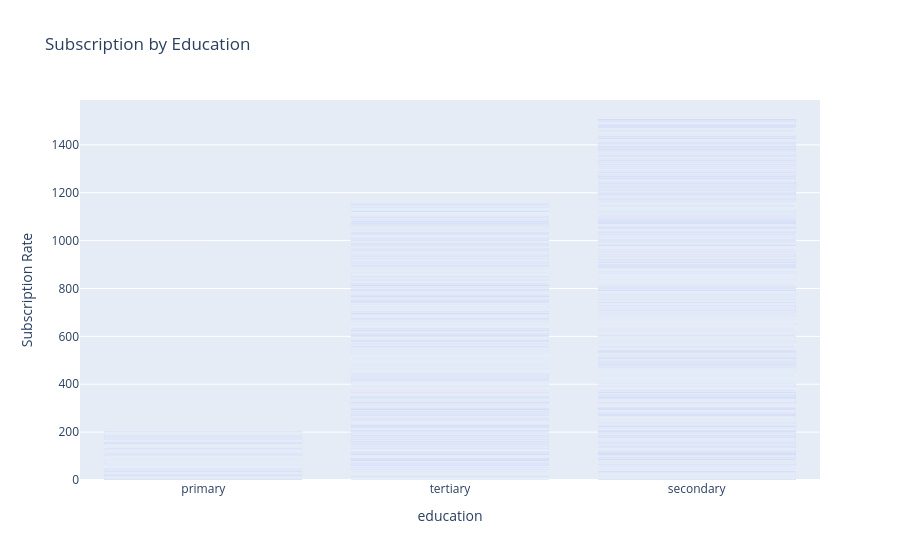

Notebook cell for this chart:
### Code cell
# Bar Chart – Subscription by Education
fig = px.bar(df, x='education', y='y', title='Subscription by Education', labels={'y': 'Subscription Rate'})
fig.show()

### Figure 1 — Plotly figure (JSON) as saved in the notebook; plotly's stock layout.template omitted (floating-point values rounded to 4 significant figures; data arrays with more than 128 entries replaced by an {"elided": "..."} marker saying what was removed)
{"data": [{"hovertemplate": "education=%{x}<br>Subscription Rate=%{y}<extra></extra>", "legendgroup": "", "marker": {"color": "#636efa", "pattern": {"shape": ""}}, "name": "", "orientation": "v", "showlegend": false, "textposition": "auto", "x": {"elided": "34614 str values"}, "xaxis": "x", "y": {"elided": "34614 int values"}, "yaxis": "y", "type": "bar"}], "layout": {"xaxis": {"anchor": "y", "domain": [0, 1], "title": {"text": "education"}}, "yaxis": {"anchor": "x", "domain": [0, 1], "title": {"text": "Subscription Rate"}}, "legend": {"tracegroupgap": 0}, "title": {"text": "Subscription by Education"}, "barmode": "relative"}}
